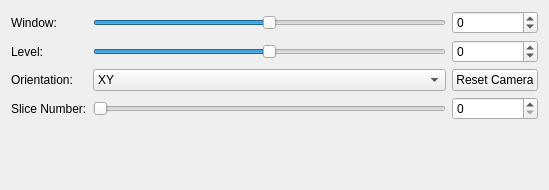
<?xml version="1.0" encoding="UTF-8"?>
<ui version="4.0">
 <class>ImageViewer</class>
 <widget class="QWidget" name="ImageViewer">
  <property name="geometry">
   <rect>
    <x>0</x>
    <y>0</y>
    <width>549</width>
    <height>190</height>
   </rect>
  </property>
  <property name="windowTitle">
   <string>Form</string>
  </property>
  <layout class="QGridLayout" name="gridLayout">
   <item row="0" column="0">
    <widget class="QLabel" name="label_2">
     <property name="text">
      <string>Window:</string>
     </property>
    </widget>
   </item>
   <item row="0" column="1">
    <widget class="QSlider" name="horizontalSlider_window">
     <property name="minimum">
      <number>-1315</number>
     </property>
     <property name="maximum">
      <number>1315</number>
     </property>
     <property name="orientation">
      <enum>Qt::Horizontal</enum>
     </property>
    </widget>
   </item>
   <item row="0" column="2">
    <widget class="QSpinBox" name="spinBox_window">
     <property name="minimum">
      <number>-1315</number>
     </property>
     <property name="maximum">
      <number>1315</number>
     </property>
    </widget>
   </item>
   <item row="1" column="0">
    <widget class="QLabel" name="label_3">
     <property name="text">
      <string>Level:</string>
     </property>
    </widget>
   </item>
   <item row="1" column="1">
    <widget class="QSlider" name="horizontalSlider_level">
     <property name="minimum">
      <number>-1315</number>
     </property>
     <property name="maximum">
      <number>1315</number>
     </property>
     <property name="orientation">
      <enum>Qt::Horizontal</enum>
     </property>
    </widget>
   </item>
   <item row="1" column="2">
    <widget class="QSpinBox" name="spinBox_level">
     <property name="minimum">
      <number>-1315</number>
     </property>
     <property name="maximum">
      <number>1315</number>
     </property>
    </widget>
   </item>
   <item row="2" column="0">
    <widget class="QLabel" name="label">
     <property name="text">
      <string>Orientation:</string>
     </property>
    </widget>
   </item>
   <item row="2" column="1">
    <widget class="QComboBox" name="comboBox_orientation">
     <item>
      <property name="text">
       <string>XY</string>
      </property>
     </item>
     <item>
      <property name="text">
       <string>YZ</string>
      </property>
     </item>
     <item>
      <property name="text">
       <string>XZ</string>
      </property>
     </item>
    </widget>
   </item>
   <item row="2" column="2">
    <widget class="QPushButton" name="pushButton_reset_camera">
     <property name="text">
      <string>Reset Camera</string>
     </property>
    </widget>
   </item>
   <item row="3" column="0">
    <widget class="QLabel" name="label_4">
     <property name="text">
      <string>Slice Number:</string>
     </property>
    </widget>
   </item>
   <item row="3" column="1">
    <widget class="QSlider" name="horizontalSlider_slices">
     <property name="orientation">
      <enum>Qt::Horizontal</enum>
     </property>
    </widget>
   </item>
   <item row="4" column="1">
    <spacer name="verticalSpacer">
     <property name="orientation">
      <enum>Qt::Vertical</enum>
     </property>
     <property name="sizeHint" stdset="0">
      <size>
       <width>20</width>
       <height>40</height>
      </size>
     </property>
    </spacer>
   </item>
   <item row="3" column="2">
    <widget class="QSpinBox" name="spinBox_slices"/>
   </item>
  </layout>
 </widget>
 <resources/>
 <connections>
  <connection>
   <sender>horizontalSlider_window</sender>
   <signal>valueChanged(int)</signal>
   <receiver>spinBox_window</receiver>
   <slot>setValue(int)</slot>
   <hints>
    <hint type="sourcelabel">
     <x>251</x>
     <y>34</y>
    </hint>
    <hint type="destinationlabel">
     <x>539</x>
     <y>33</y>
    </hint>
   </hints>
  </connection>
  <connection>
   <sender>horizontalSlider_level</sender>
   <signal>valueChanged(int)</signal>
   <receiver>spinBox_level</receiver>
   <slot>setValue(int)</slot>
   <hints>
    <hint type="sourcelabel">
     <x>316</x>
     <y>60</y>
    </hint>
    <hint type="destinationlabel">
     <x>539</x>
     <y>71</y>
    </hint>
   </hints>
  </connection>
  <connection>
   <sender>spinBox_window</sender>
   <signal>valueChanged(int)</signal>
   <receiver>horizontalSlider_window</receiver>
   <slot>setValue(int)</slot>
   <hints>
    <hint type="sourcelabel">
     <x>479</x>
     <y>15</y>
    </hint>
    <hint type="destinationlabel">
     <x>344</x>
     <y>23</y>
    </hint>
   </hints>
  </connection>
  <connection>
   <sender>spinBox_level</sender>
   <signal>valueChanged(int)</signal>
   <receiver>horizontalSlider_level</receiver>
   <slot>setValue(int)</slot>
   <hints>
    <hint type="sourcelabel">
     <x>475</x>
     <y>60</y>
    </hint>
    <hint type="destinationlabel">
     <x>323</x>
     <y>58</y>
    </hint>
   </hints>
  </connection>
  <connection>
   <sender>horizontalSlider_slices</sender>
   <signal>valueChanged(int)</signal>
   <receiver>spinBox_slices</receiver>
   <slot>setValue(int)</slot>
   <hints>
    <hint type="sourcelabel">
     <x>229</x>
     <y>113</y>
    </hint>
    <hint type="destinationlabel">
     <x>440</x>
     <y>115</y>
    </hint>
   </hints>
  </connection>
  <connection>
   <sender>spinBox_slices</sender>
   <signal>valueChanged(int)</signal>
   <receiver>horizontalSlider_slices</receiver>
   <slot>setValue(int)</slot>
   <hints>
    <hint type="sourcelabel">
     <x>463</x>
     <y>132</y>
    </hint>
    <hint type="destinationlabel">
     <x>358</x>
     <y>134</y>
    </hint>
   </hints>
  </connection>
 </connections>
</ui>
